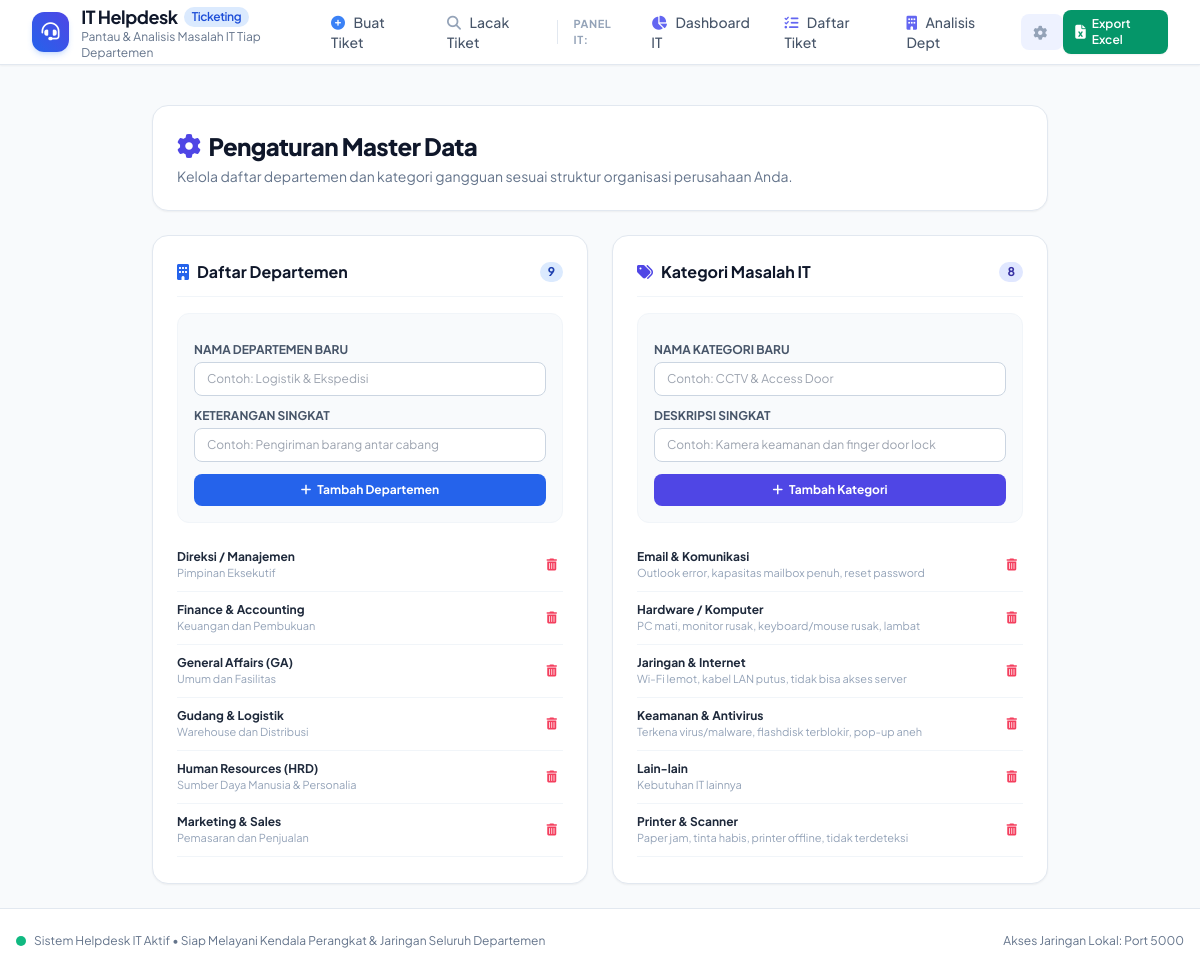
The page /it/pengaturan on the database its author committed.
### tables this page shows
CREATE TABLE departments (
        id INTEGER PRIMARY KEY AUTOINCREMENT,
        name TEXT UNIQUE NOT NULL,
        description TEXT
    );

CREATE TABLE categories (
        id INTEGER PRIMARY KEY AUTOINCREMENT,
        name TEXT UNIQUE NOT NULL,
        description TEXT
    );

### app.py (the view, shortened to what this page needs)
@app.route("/it/pengaturan", methods=["GET", "POST"])
def settings():
    conn = get_db_connection()
    departments = conn.execute("SELECT * FROM departments ORDER BY name ASC").fetchall()
    categories = conn.execute("SELECT * FROM categories ORDER BY name ASC").fetchall()
    conn.close()
    return render_template("settings.html", departments=departments, categories=categories)

### database.py (called while the page is built)
def get_db_connection():
    conn = sqlite3.connect(DB_FILE)
    conn.row_factory = sqlite3.Row
    return conn

### templates/settings.html (shortened to what this page needs)
{% extends "base.html" %}
{% block content %}
<div class="max-w-4xl mx-auto space-y-6">
    <div class="bg-white p-6 rounded-2xl border border-slate-200 shadow-sm">
        <h1 class="text-2xl font-black text-slate-900 tracking-tight flex items-center gap-2">
            <i class="fa-solid fa-gear text-indigo-600"></i> Pengaturan Master Data
        </h1>
        <p class="text-xs sm:text-sm text-slate-500 mt-1">Kelola daftar departemen dan kategori gangguan sesuai struktur organisasi perusahaan Anda.</p>
    </div>
    <div class="grid grid-cols-1 md:grid-cols-2 gap-6">
        <div class="bg-white rounded-2xl border border-slate-200 shadow-sm p-6 space-y-4">
            <div class="flex items-center justify-between border-b border-slate-100 pb-3">
                <h2 class="text-base font-bold text-slate-900 flex items-center gap-2">
                    <i class="fa-solid fa-building text-blue-600"></i> Daftar Departemen
                </h2>
                <span class="text-xs font-bold px-2 py-0.5 rounded-full bg-blue-100 text-blue-800">{{ departments|length }}</span>
            </div>
            <form action="{{ url_for('settings') }}" method="POST" class="space-y-3 bg-slate-50 p-4 rounded-xl border border-slate-100">
                <div>
                    <label class="block text-xs font-bold uppercase text-slate-600 mb-1">Nama Departemen Baru</label>
                    <input type="text" name="dept_name" required placeholder="Contoh: Logistik & Ekspedisi"
                        class="w-full px-3 py-2 rounded-lg border border-slate-300 text-xs focus:outline-none focus:ring-2 focus:ring-blue-500">
                </div>
                <div>
                    <label class="block text-xs font-bold uppercase text-slate-600 mb-1">Keterangan Singkat</label>
                    <input type="text" name="dept_desc" placeholder="Contoh: Pengiriman barang antar cabang"
                        class="w-full px-3 py-2 rounded-lg border border-slate-300 text-xs focus:outline-none focus:ring-2 focus:ring-blue-500">
                </div>
                <button type="submit" class="w-full py-2 bg-blue-600 hover:bg-blue-700 text-white font-bold text-xs rounded-lg transition-colors flex items-center justify-center gap-1.5">
                    <i class="fa-solid fa-plus"></i>
                    <span>Tambah Departemen</span>
                </button>
            </form>
            <ul class="divide-y divide-slate-100 text-xs max-h-80 overflow-y-auto">
                {% for d in departments %}
                <li class="py-2.5 flex items-center justify-between">
                    <div>
                        <span class="font-bold text-slate-800 block">{{ d.name }}</span>
                        {% if d.description %}<span class="text-[11px] text-slate-400">{{ d.description }}</span>{% endif %}
                    </div>
                    <form action="{{ url_for('settings') }}" method="POST" onsubmit="return confirm('Hapus departemen {{ d.name }}?')">
                        <button type="submit" class="text-rose-500 hover:text-rose-700 p-1.5" title="Hapus">
                            <i class="fa-solid fa-trash-can"></i>
                        </button>
                    </form>
                </li>
                {% endfor %}
            </ul>
        </div>
        <div class="bg-white rounded-2xl border border-slate-200 shadow-sm p-6 space-y-4">
            <div class="flex items-center justify-between border-b border-slate-100 pb-3">
                <h2 class="text-base font-bold text-slate-900 flex items-center gap-2">
                    <i class="fa-solid fa-tags text-indigo-600"></i> Kategori Masalah IT
                </h2>
                <span class="text-xs font-bold px-2 py-0.5 rounded-full bg-indigo-100 text-indigo-800">{{ categories|length }}</span>
            </div>
            <form action="{{ url_for('settings') }}" method="POST" class="space-y-3 bg-slate-50 p-4 rounded-xl border border-slate-100">
                <div>
                    <label class="block text-xs font-bold uppercase text-slate-600 mb-1">Nama Kategori Baru</label>
                    <input type="text" name="cat_name" required placeholder="Contoh: CCTV & Access Door"
                        class="w-full px-3 py-2 rounded-lg border border-slate-300 text-xs focus:outline-none focus:ring-2 focus:ring-indigo-500">
                </div>
                <div>
                    <label class="block text-xs font-bold uppercase text-slate-600 mb-1">Deskripsi Singkat</label>
                    <input type="text" name="cat_desc" placeholder="Contoh: Kamera keamanan dan finger door lock"
                        class="w-full px-3 py-2 rounded-lg border border-slate-300 text-xs focus:outline-none focus:ring-2 focus:ring-indigo-500">
                </div>
                <button type="submit" class="w-full py-2 bg-indigo-600 hover:bg-indigo-700 text-white font-bold text-xs rounded-lg transition-colors flex items-center justify-center gap-1.5">
                    <i class="fa-solid fa-plus"></i>
                    <span>Tambah Kategori</span>
                </button>
            </form>
            <ul class="divide-y divide-slate-100 text-xs max-h-80 overflow-y-auto">
                {% for c in categories %}
                <li class="py-2.5 flex items-center justify-between">
                    <div>
                        <span class="font-bold text-slate-800 block">{{ c.name }}</span>
                        {% if c.description %}<span class="text-[11px] text-slate-400">{{ c.description }}</span>{% endif %}
                    </div>
                    <form action="{{ url_for('settings') }}" method="POST" onsubmit="return confirm('Hapus kategori {{ c.name }}?')">
                        <button type="submit" class="text-rose-500 hover:text-rose-700 p-1.5" title="Hapus">
                            <i class="fa-solid fa-trash-can"></i>
                        </button>
                    </form>
                </li>
                {% endfor %}
            </ul>
        </div>
    </div>
</div>
{% endblock %}

### templates/base.html (shortened to what this page needs)
<!DOCTYPE html>
<html lang="id">
<head>
    <script src="https://cdn.tailwindcss.com"></script>
    <link rel="stylesheet" href="https://cdnjs.cloudflare.com/ajax/libs/font-awesome/6.5.1/css/all.min.css">
</head>
<body class="bg-slate-50 text-slate-800 min-h-screen flex flex-col">
    <header class="bg-white border-b border-slate-200 sticky top-0 z-50 shadow-sm">
        <div class="max-w-7xl mx-auto px-4 sm:px-6 lg:px-8">
            <div class="flex justify-between items-center h-16">
                <div class="flex items-center space-x-3">
                    <a href="{{ url_for('index') }}" class="flex items-center space-x-3 group">
                        <div class="w-10 h-10 rounded-xl bg-gradient-to-tr from-blue-600 to-indigo-600 flex items-center justify-center text-white shadow-md shadow-blue-500/20 group-hover:scale-105 transition-transform">
                            <i class="fa-solid fa-headset text-lg"></i>
                        </div>
                        <div>
                            <span class="text-lg font-bold text-slate-900 tracking-tight flex items-center gap-1.5">
                                IT Helpdesk <span class="bg-blue-100 text-blue-700 text-xs px-2 py-0.5 rounded-full font-semibold">Ticketing</span>
                            </span>
                            <p class="text-xs text-slate-500 -mt-0.5">Pantau & Analisis Masalah IT Tiap Departemen</p>
                        </div>
                    </a>
                </div>
                <nav class="hidden md:flex items-center space-x-1 lg:space-x-2">
                    <a href="{{ url_for('index') }}" class="px-3.5 py-2 rounded-lg text-sm font-medium transition-colors {% if request.endpoint == 'index' %}bg-blue-50 text-blue-700{% else %}text-slate-600 hover:text-slate-900 hover:bg-slate-100{% endif %}">
                        <i class="fa-solid fa-plus-circle mr-1.5 text-blue-500"></i> Buat Tiket
                    </a>
                    <a href="{{ url_for('track_ticket') }}" class="px-3.5 py-2 rounded-lg text-sm font-medium transition-colors {% if request.endpoint == 'track_ticket' %}bg-blue-50 text-blue-700{% else %}text-slate-600 hover:text-slate-900 hover:bg-slate-100{% endif %}">
                        <i class="fa-solid fa-magnifying-glass mr-1.5 text-slate-400"></i> Lacak Tiket
                    </a>
                    <span class="text-[11px] font-bold text-slate-400 uppercase tracking-wider px-2">Panel IT:</span>
                    <a href="{{ url_for('dashboard') }}" class="px-3 py-2 rounded-lg text-sm font-medium transition-colors {% if request.endpoint == 'dashboard' %}bg-indigo-50 text-indigo-700 font-semibold{% else %}text-slate-600 hover:text-slate-900 hover:bg-slate-100{% endif %}">
                        <i class="fa-solid fa-chart-pie mr-1.5 text-indigo-500"></i> Dashboard IT
                    </a>
                    <a href="{{ url_for('ticket_list') }}" class="px-3 py-2 rounded-lg text-sm font-medium transition-colors {% if request.endpoint in ['ticket_list', 'ticket_detail'] %}bg-indigo-50 text-indigo-700 font-semibold{% else %}text-slate-600 hover:text-slate-900 hover:bg-slate-100{% endif %}">
                        <i class="fa-solid fa-list-check mr-1.5 text-indigo-500"></i> Daftar Tiket
                    </a>
                    <a href="{{ url_for('department_analytics') }}" class="px-3 py-2 rounded-lg text-sm font-medium transition-colors {% if request.endpoint == 'department_analytics' %}bg-indigo-50 text-indigo-700 font-semibold{% else %}text-slate-600 hover:text-slate-900 hover:bg-slate-100{% endif %}">
                        <i class="fa-solid fa-building mr-1.5 text-indigo-500"></i> Analisis Dept
                    </a>
                    <a href="{{ url_for('settings') }}" class="px-3 py-2 rounded-lg text-sm font-medium transition-colors {% if request.endpoint == 'settings' %}bg-indigo-50 text-indigo-700 font-semibold{% else %}text-slate-600 hover:text-slate-900 hover:bg-slate-100{% endif %}">
                        <i class="fa-solid fa-gear mr-1 text-slate-400"></i>
                    </a>
                </nav>
                <div class="flex items-center space-x-2">
                    <a href="{{ url_for('export_excel') }}" class="hidden sm:inline-flex items-center px-3 py-1.5 text-xs font-semibold rounded-lg bg-emerald-600 hover:bg-emerald-700 text-white transition-all shadow-sm">
                        <i class="fa-solid fa-file-excel mr-1.5 text-sm"></i> Export Excel
                    </a>
                </div>
            </div>
        </div>
    </header>
    <main class="flex-1 max-w-7xl mx-auto px-4 sm:px-6 lg:px-8 py-6 w-full">
        {% block content %}{% endblock %}
    </main>
    <footer class="bg-white border-t border-slate-200 py-6 text-center text-xs text-slate-500 mt-auto">
        <div class="max-w-7xl mx-auto px-4 flex flex-col sm:flex-row items-center justify-between gap-3">
            <div class="flex items-center space-x-2">
                <span class="inline-block w-2.5 h-2.5 rounded-full bg-emerald-500 animate-pulse"></span>
                <span>Sistem Helpdesk IT Aktif • Siap Melayani Kendala Perangkat & Jaringan Seluruh Departemen</span>
            </div>
            <div>
                <span>Akses Jaringan Lokal: Port 5000</span>
            </div>
        </div>
    </footer>
</body>
</html>

### templates/base.html (style rules this page uses)
body { font-family: 'Plus Jakarta Sans', sans-serif; }

### rows shown on the page
departments: name "Direksi / Manajemen", description "Pimpinan Eksekutif"
departments: name "Finance & Accounting", description "Keuangan dan Pembukuan"
departments: name "General Affairs (GA)", description "Umum dan Fasilitas"
departments: name "Gudang & Logistik", description "Warehouse dan Distribusi"
departments: name "Human Resources (HRD)", description "Sumber Daya Manusia & Personalia"
departments: name "Marketing & Sales", description "Pemasaran dan Penjualan"
categories: name "Email & Komunikasi", description "Outlook error, kapasitas mailbox penuh, reset password"
categories: name "Hardware / Komputer", description "PC mati, monitor rusak, keyboard/mouse rusak, lambat"
categories: name "Jaringan & Internet", description "Wi-Fi lemot, kabel LAN putus, tidak bisa akses server"
categories: name "Keamanan & Antivirus", description "Terkena virus/malware, flashdisk terblokir, pop-up aneh"
categories: name "Lain-lain", description "Kebutuhan IT lainnya"
categories: name "Printer & Scanner", description "Paper jam, tinta habis, printer offline, tidak terdeteksi"

### other values the page prints
{{ departments|length }} "9"
{{ categories|length }} "8"
